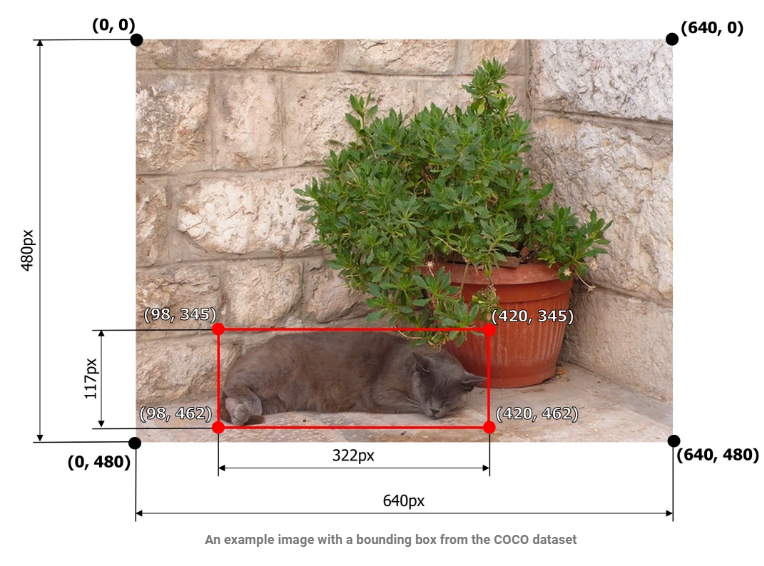
#> input picture cocoformat.png, 764 x 566 px, found by its file name
$ jupyter execute --allow-errors BloodCellDetection.ipynb   (shell and % lines are left out)
#> lines starting #> are read from the running program, lines starting #| are printed output that depends on the picture
# **Blood Cell Detection YoloV6**

## **1) Initialization**

[cell 1]
# Import package
import os
import glob as glob
import matplotlib.pyplot as plt
import random
import cv2
import os
import numpy as np
from pathlib import Path
import xml.dom
from xml.dom.minidom import parse
from shutil import copyfile

[cell 2]
# Clone YoloV6
%cd /content/drive/MyDrive/BloodcellDetection/BCCD

[cell 3]
from google.colab import drive
drive.mount('/content/drive')

[cell 4]
# Install requirement package

[cell 5]
# for storing labels (.txt) converted from annotation (.xml)

## **2) Create dataset**

### a) **Define**

[cell 6]
# DEFINE PATHS
file_root = "/content/drive/MyDrive/BloodcellDetection/BCCD/BCCD_Dataset"
imgset_root = "/content/drive/MyDrive/BloodcellDetection/BCCD/BCCD_Dataset/BCCD/ImageSets/Main"
img_path = "/content/drive/MyDrive/BloodcellDetection/BCCD/BCCD_Dataset/BCCD/JPEGImages"
annotation_path = "/content/drive/MyDrive/BloodcellDetection/BCCD/BCCD_Dataset/BCCD/Annotations"
data_root = "/content/drive/MyDrive/BloodcellDetection/BCCD/BCCD_Dataset"
label_root = "/content/drive/MyDrive/BloodcellDetection/BCCD/BCCD_Dataset/BCCD/Labels"
des_imgs_path = "images"
des_labels_path = "labels"

[cell 7]
# DEFINE CLASS LABEL
classes = ['Platelets', 'RBC', 'WBC']

### **b) Convert annotations (from COCO .xml to YOLO format .txt)**

As an example, we will use an image from the dataset named Common Objects in Context. It contains one bounding box that marks a cat. The image width is 640 pixels, and its height is 480 pixels. The width of the bounding box is 322 pixels, and its height is 117 pixels.

The bounding box has the following (x, y) coordinates of its corners: top-left is (x_min, y_min) or (98px, 345px), top-right is (x_max, y_min) or (420px, 345px), bottom-left is (x_min, y_max) or (98px, 462px), bottom-right is (x_max, y_max) or (420px, 462px). As you see, coordinates of the bounding box's corners are calculated with respect to the top-left corner of the image which has (x, y) coordinates (0, 0).

[cell 8]
import cv2
from google.colab.patches import cv2_imshow
img = cv2.imread("/content/drive/MyDrive/BloodcellDetection/BCCD/BCCD_Dataset/cocoformat.png")
#> img is the input picture: shape (566, 764, 3); mean B, G, R 182, 193, 203.2
cv2_imshow(img)

**coco**

coco is a format used by the Common Objects in Context
COCO dataset.

In coco, a bounding box is defined by four values in pixels [x_min, y_min, width, height]. They are coordinates of the top-left corner along with the width and height of the bounding box.

Coordinates of the example bounding box in this format are [98, 345, 322, 117].

**yolo**

In yolo, a bounding box is represented by four values [x_center, y_center, width, height]. x_center and y_center are the normalized coordinates of the center of the bounding box. To make coordinates normalized, we take pixel values of x and y, which marks the center of the bounding box on the x- and y-axis. Then we divide the value of x by the width of the image and value of y by the height of the image. width and height represent the width and the height of the bounding box. They are normalized as well.

Coordinates of the example bounding box in this format are [((420 + 98) / 2) / 640, ((462 + 345) / 2) / 480, 322 / 640, 117 / 480] which are [0.4046875, 0.840625, 0.503125, 0.24375].

[cell 9]
img2 = cv2.imread("/content/drive/MyDrive/BloodcellDetection/BCCD/BCCD_Dataset/yoloformat.png")
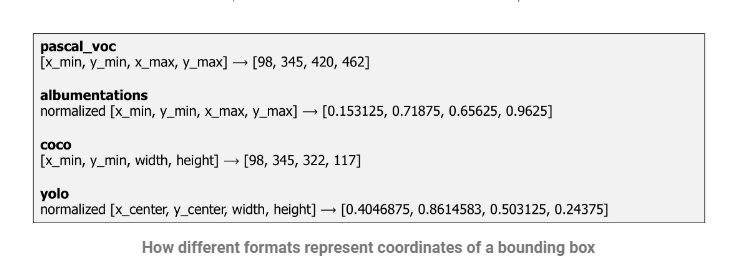
#> input picture yoloformat.png, 737 x 276 px, found by its file name
#> img2 is the input picture: shape (276, 737, 3); min 0, max 255, mean 237
cv2_imshow(img2)

[cell 10]
# [27 lines left out: function cord_converted, not called in this run]

[cell 11]
# [21 lines left out: function save_file, not called in this run]

HTML dom: https://www.w3schools.com/jsref/met_document_getelementsbytagname.asp

[cell 12]
img3 = cv2.imread("/content/drive/MyDrive/BloodcellDetection/BCCD/BCCD_Dataset/annotation.png")
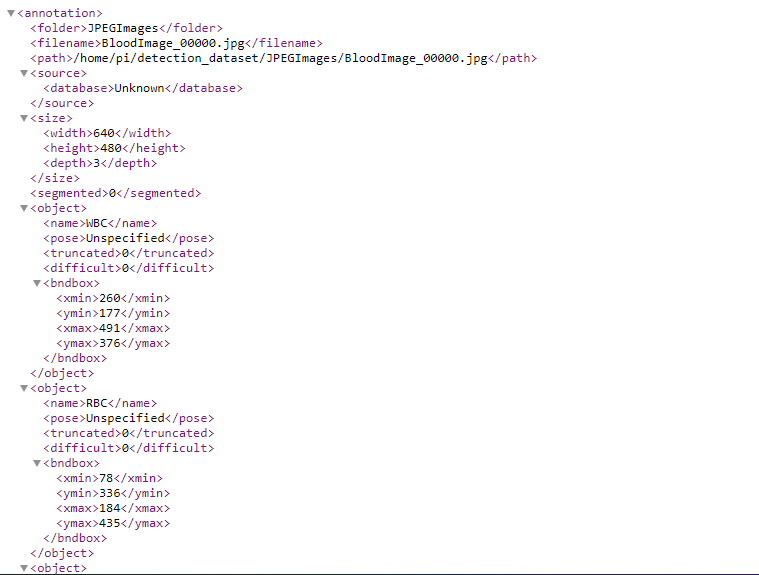
#> input picture annotation.png, 759 x 575 px, found by its file name
#> img3 is the input picture: shape (575, 759, 3); mean B, G, R 250.6, 249.4, 250.8
cv2_imshow(img3)

[cell 13]
img4 = cv2.imread("/content/drive/MyDrive/BloodcellDetection/BCCD/BCCD_Dataset/annotation2.png")
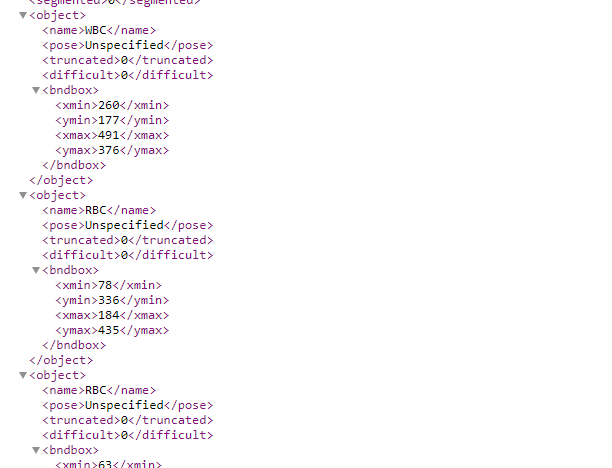
#> input picture annotation2.png, 612 x 468 px, found by its file name
#> img4 is the input picture: shape (468, 612, 3); mean B, G, R 250.8, 249.2, 251
cv2_imshow(img4)
